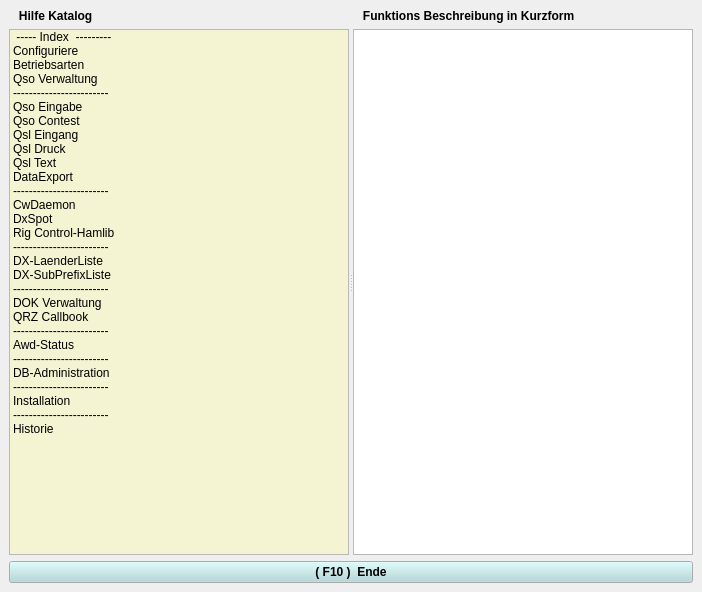
<?xml version="1.0" encoding="UTF-8"?>
<ui version="4.0">
 <class>hilfe</class>
 <widget class="QMainWindow" name="hilfe">
  <property name="geometry">
   <rect>
    <x>0</x>
    <y>0</y>
    <width>702</width>
    <height>592</height>
   </rect>
  </property>
  <property name="font">
   <font>
    <pointsize>9</pointsize>
   </font>
  </property>
  <property name="windowTitle">
   <string>QtLog Hilfe</string>
  </property>
  <widget class="QWidget" name="centralwidget">
   <layout class="QGridLayout">
    <item row="2" column="0">
     <widget class="QPushButton" name="ButtonEnde">
      <property name="palette">
       <palette>
        <active>
         <colorrole role="Button">
          <brush brushstyle="SolidPattern">
           <color alpha="255">
            <red>175</red>
            <green>215</green>
            <blue>217</blue>
           </color>
          </brush>
         </colorrole>
        </active>
        <inactive>
         <colorrole role="Button">
          <brush brushstyle="SolidPattern">
           <color alpha="255">
            <red>175</red>
            <green>215</green>
            <blue>217</blue>
           </color>
          </brush>
         </colorrole>
        </inactive>
        <disabled>
         <colorrole role="Button">
          <brush brushstyle="SolidPattern">
           <color alpha="255">
            <red>175</red>
            <green>215</green>
            <blue>217</blue>
           </color>
          </brush>
         </colorrole>
        </disabled>
       </palette>
      </property>
      <property name="font">
       <font>
        <weight>75</weight>
        <bold>true</bold>
       </font>
      </property>
      <property name="focusPolicy">
       <enum>Qt::NoFocus</enum>
      </property>
      <property name="text">
       <string>( F10 )  Ende</string>
      </property>
     </widget>
    </item>
    <item row="1" column="0">
     <widget class="QSplitter" name="splitter">
      <property name="orientation">
       <enum>Qt::Horizontal</enum>
      </property>
      <widget class="QWidget" name="widget" native="true">
       <layout class="QGridLayout">
        <item row="0" column="0">
         <widget class="QLabel" name="label">
          <property name="font">
           <font>
            <weight>75</weight>
            <bold>true</bold>
           </font>
          </property>
          <property name="text">
           <string>   Hilfe Katalog</string>
          </property>
         </widget>
        </item>
        <item row="1" column="0">
         <widget class="QListWidget" name="listWidget">
          <property name="palette">
           <palette>
            <active>
             <colorrole role="Base">
              <brush brushstyle="SolidPattern">
               <color alpha="255">
                <red>244</red>
                <green>244</green>
                <blue>211</blue>
               </color>
              </brush>
             </colorrole>
            </active>
            <inactive>
             <colorrole role="Base">
              <brush brushstyle="SolidPattern">
               <color alpha="255">
                <red>244</red>
                <green>244</green>
                <blue>211</blue>
               </color>
              </brush>
             </colorrole>
            </inactive>
            <disabled>
             <colorrole role="Base">
              <brush brushstyle="SolidPattern">
               <color alpha="255">
                <red>255</red>
                <green>255</green>
                <blue>255</blue>
               </color>
              </brush>
             </colorrole>
            </disabled>
           </palette>
          </property>
          <property name="focusPolicy">
           <enum>Qt::NoFocus</enum>
          </property>
          <item>
           <property name="text">
            <string> ----- Index  ---------</string>
           </property>
          </item>
          <item>
           <property name="text">
            <string>Configuriere</string>
           </property>
          </item>
          <item>
           <property name="text">
            <string>Betriebsarten</string>
           </property>
          </item>
          <item>
           <property name="text">
            <string>Qso Verwaltung</string>
           </property>
          </item>
          <item>
           <property name="text">
            <string>------------------------</string>
           </property>
          </item>
          <item>
           <property name="text">
            <string>Qso Eingabe</string>
           </property>
          </item>
          <item>
           <property name="text">
            <string>Qso Contest</string>
           </property>
          </item>
          <item>
           <property name="text">
            <string>Qsl Eingang</string>
           </property>
          </item>
          <item>
           <property name="text">
            <string>Qsl Druck</string>
           </property>
          </item>
          <item>
           <property name="text">
            <string>Qsl Text</string>
           </property>
          </item>
          <item>
           <property name="text">
            <string>DataExport</string>
           </property>
          </item>
          <item>
           <property name="text">
            <string>------------------------</string>
           </property>
          </item>
          <item>
           <property name="text">
            <string>CwDaemon</string>
           </property>
          </item>
          <item>
           <property name="text">
            <string>DxSpot</string>
           </property>
          </item>
          <item>
           <property name="text">
            <string>Rig Control-Hamlib</string>
           </property>
          </item>
          <item>
           <property name="text">
            <string>------------------------</string>
           </property>
          </item>
          <item>
           <property name="text">
            <string>DX-LaenderListe</string>
           </property>
          </item>
          <item>
           <property name="text">
            <string>DX-SubPrefixListe</string>
           </property>
          </item>
          <item>
           <property name="text">
            <string>------------------------</string>
           </property>
          </item>
          <item>
           <property name="text">
            <string>DOK Verwaltung</string>
           </property>
          </item>
          <item>
           <property name="text">
            <string>QRZ Callbook</string>
           </property>
          </item>
          <item>
           <property name="text">
            <string>------------------------</string>
           </property>
          </item>
          <item>
           <property name="text">
            <string>Awd-Status</string>
           </property>
          </item>
          <item>
           <property name="text">
            <string>------------------------</string>
           </property>
          </item>
          <item>
           <property name="text">
            <string>DB-Administration</string>
           </property>
          </item>
          <item>
           <property name="text">
            <string>------------------------</string>
           </property>
          </item>
          <item>
           <property name="text">
            <string>Installation</string>
           </property>
          </item>
          <item>
           <property name="text">
            <string>------------------------</string>
           </property>
          </item>
          <item>
           <property name="text">
            <string>Historie</string>
           </property>
          </item>
         </widget>
        </item>
       </layout>
      </widget>
      <widget class="QWidget" name="widget_2" native="true">
       <layout class="QGridLayout">
        <item row="0" column="0">
         <widget class="QLabel" name="label_2">
          <property name="font">
           <font>
            <weight>75</weight>
            <bold>true</bold>
           </font>
          </property>
          <property name="text">
           <string>   Funktions Beschreibung in Kurzform</string>
          </property>
         </widget>
        </item>
        <item row="1" column="0">
         <widget class="QTextEdit" name="textEdit">
          <property name="font">
           <font>
            <family>Thorndale AMT</family>
            <pointsize>10</pointsize>
           </font>
          </property>
          <property name="focusPolicy">
           <enum>Qt::NoFocus</enum>
          </property>
         </widget>
        </item>
       </layout>
      </widget>
     </widget>
    </item>
   </layout>
  </widget>
  <widget class="QMenuBar" name="menuBar">
   <property name="geometry">
    <rect>
     <x>0</x>
     <y>0</y>
     <width>702</width>
     <height>25</height>
    </rect>
   </property>
  </widget>
 </widget>
 <resources/>
 <connections/>
</ui>
